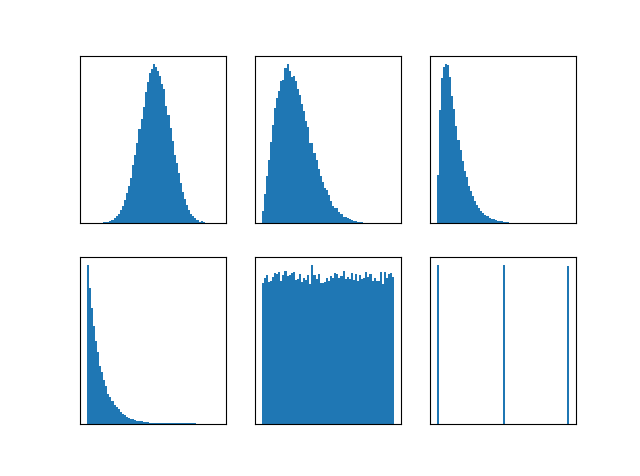

The script that drew this image:
# coding: utf-8



import matplotlib.pyplot as plt
import numpy as np

# 高斯噪声: 均值为 0, 标准差为 64
x1 = np.random.normal(loc=0, scale=64, size=(256, 256))

# 瑞利噪声: (2 / b) ** 0.5 为 1
x2 = np.random.rayleigh(scale=64, size=(256, 256))

# 伽马噪声: (b-1) / a 为 2, 放大 32 倍
x3 = np.random.gamma(shape=2, scale=32, size=(256, 256))

# 指数噪声: a = 1/32
x4 = np.random.exponential(scale=32, size=(256, 256))

# 均匀噪声
x5 = np.random.uniform(low=0, high=1.0, size=(256, 256))

# 脉冲噪声
x6 = np.random.random_integers(low=0.1, high=2.0, size=(256, 256))

for i, x in enumerate([x1, x2, x3, x4, x5, x6]):
    ax = plt.subplot(23 * 10 + i + 1)
    ax.hist(x.reshape(x.size), 64, normed=True)
    ax.set_yticks([])
    ax.set_xticks([])
plt.show()
